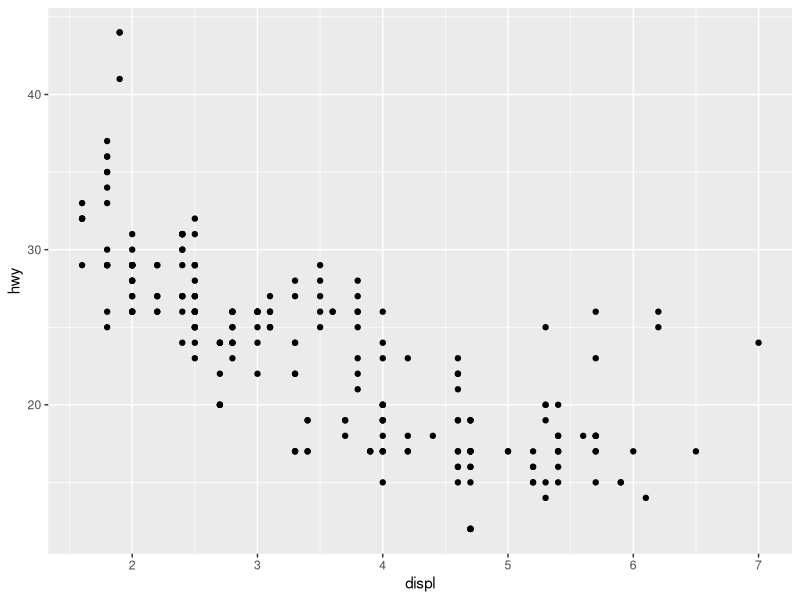
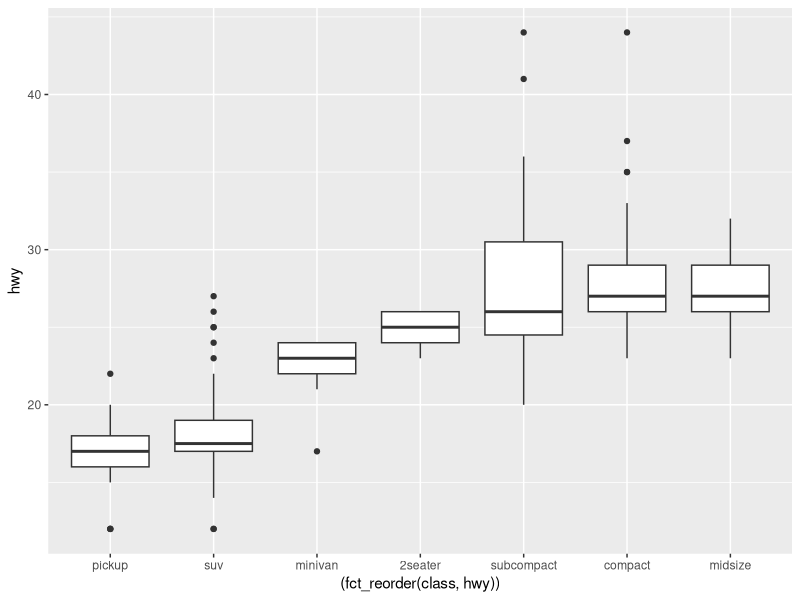
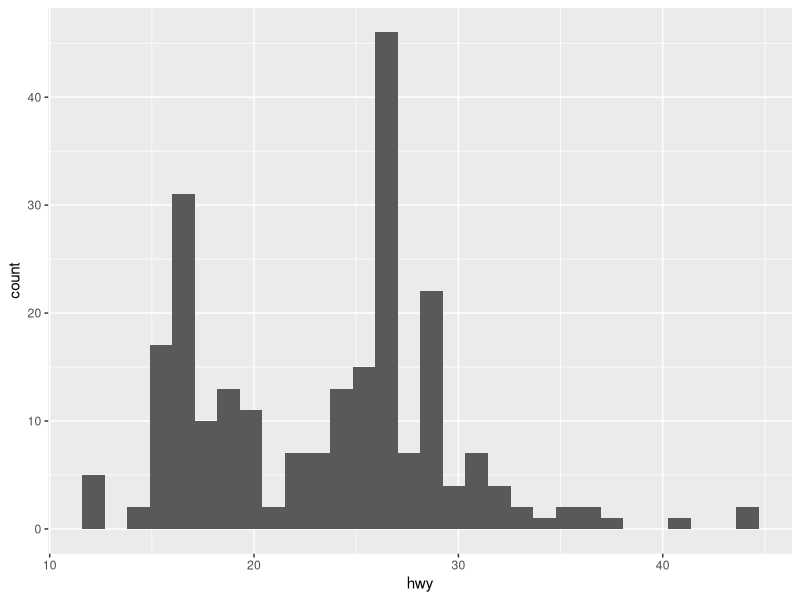
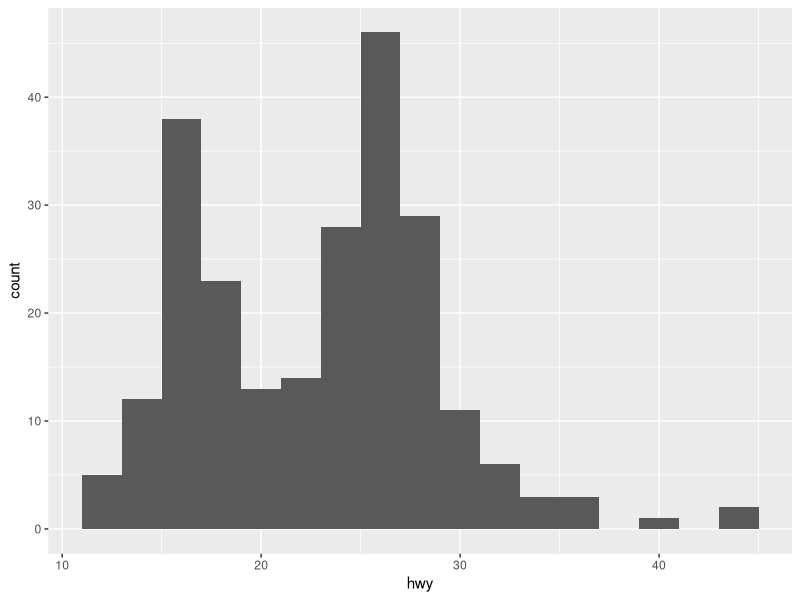
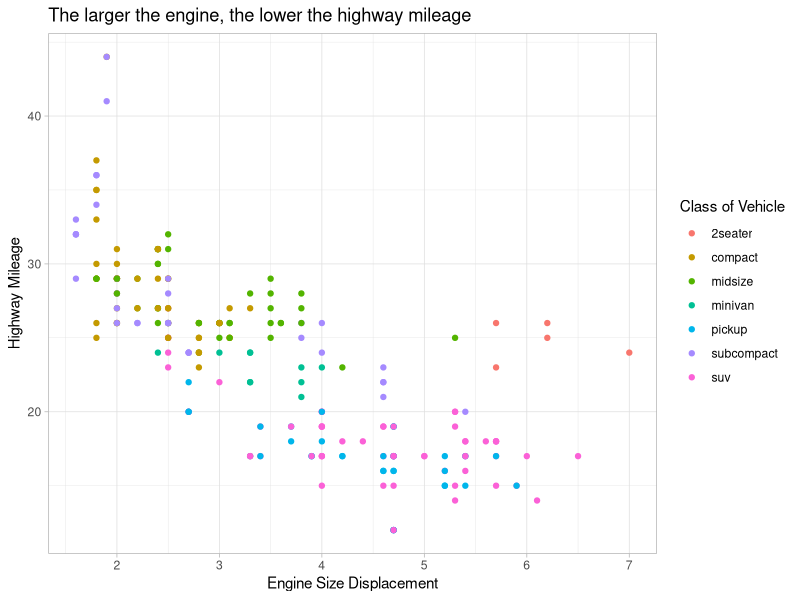
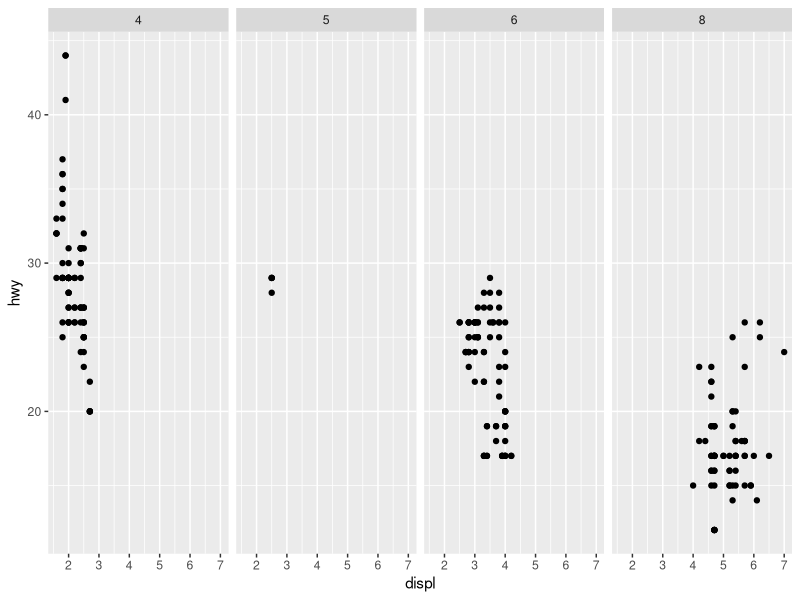
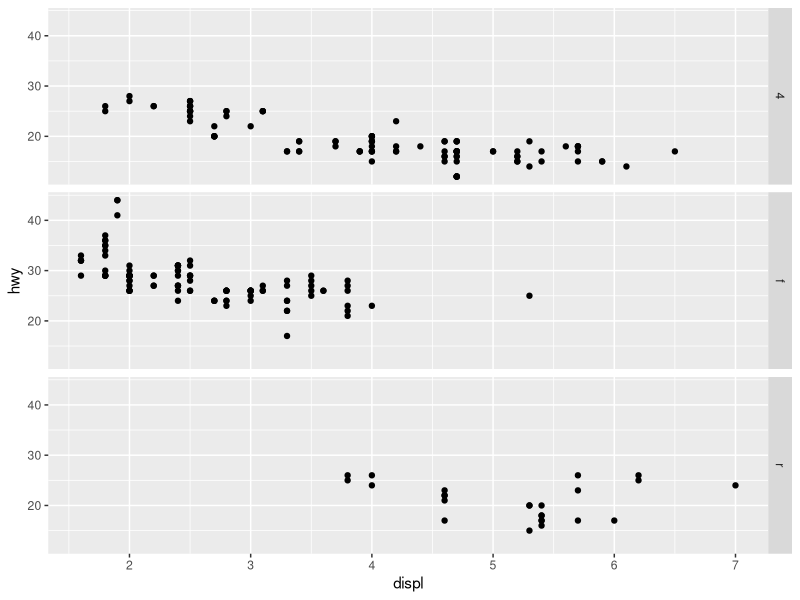
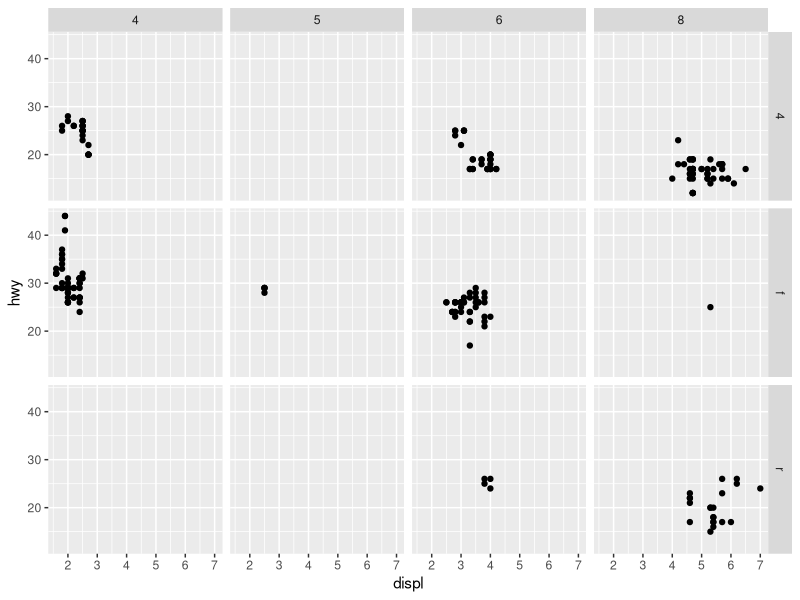

The R script that drew these images, in order:
## ---- chunk 1
#| label: setup
#| include: false
library(tidyverse)
library(ggplot2)
## ---- chunk 2
mpg
## ---- chunk 3
ggplot(data = mpg) +
  geom_point(mapping = aes(x = displ, y = hwy))
## ---- chunk 4
ggplot(data = mpg) +
  geom_boxplot(mapping = aes(x = (fct_reorder(class, hwy)),
                             y = hwy)) 
  
  
## ---- chunk 5
ggplot(mpg) +
  geom_histogram(aes(x = hwy))
## ---- chunk 6
ggplot(mpg) +
  geom_histogram(aes(x = hwy), binwidth = 2)
## ---- chunk 7
ggplot(data = mpg) +
  geom_point(mapping = aes(x = displ, y = hwy, color = class)) +
  labs(x = "Engine Size Displacement",
       y = "Highway Mileage",
       color = "Class of Vehicle",
       title = "The larger the engine, the lower the highway mileage") +
  theme_light()
## ---- chunk 8
# Makes a plot that the commands below will modify
q <- ggplot(mpg) + geom_point(aes(x = displ, y = hwy))

#makes 1 row, 4 cols by cyl
q + facet_grid(. ~ cyl)

#makes 3 rows, 1 col by drv
q + facet_grid(drv ~ .)

#makes 3 rows by drv, 4 cols by cyl
q + facet_grid(drv ~ cyl)

#makes a graph for each value in class
q + facet_wrap(~ class)
## ---- chunk 9
ggplot(mpg) +
  geom_bar(aes(x = class, 
               fill = class)) +
  labs(x = "Class of Vehicle",
       y = "Number of Vehicles in Sample") +
  guides(fill = "none")
theme_bw()

ggplot(mpg) +
  geom_bar(aes(x = class, 
               fill = drv),
           position = "dodge") +
  labs(x = "Class of Vehicle",
       y = "Number of Vehicles in Sample",
       fill = "Type of Drive") +
  theme_bw()
## ---- chunk 10
ggplot(mpg, aes(displ, hwy)) + 
  geom_point(aes(color = class)) +
  geom_smooth(color = "black", 
              se = FALSE, 
              method = lm) +
  scale_color_viridis_d()
ggsave("example.jpg", width = 6, height = 4)
